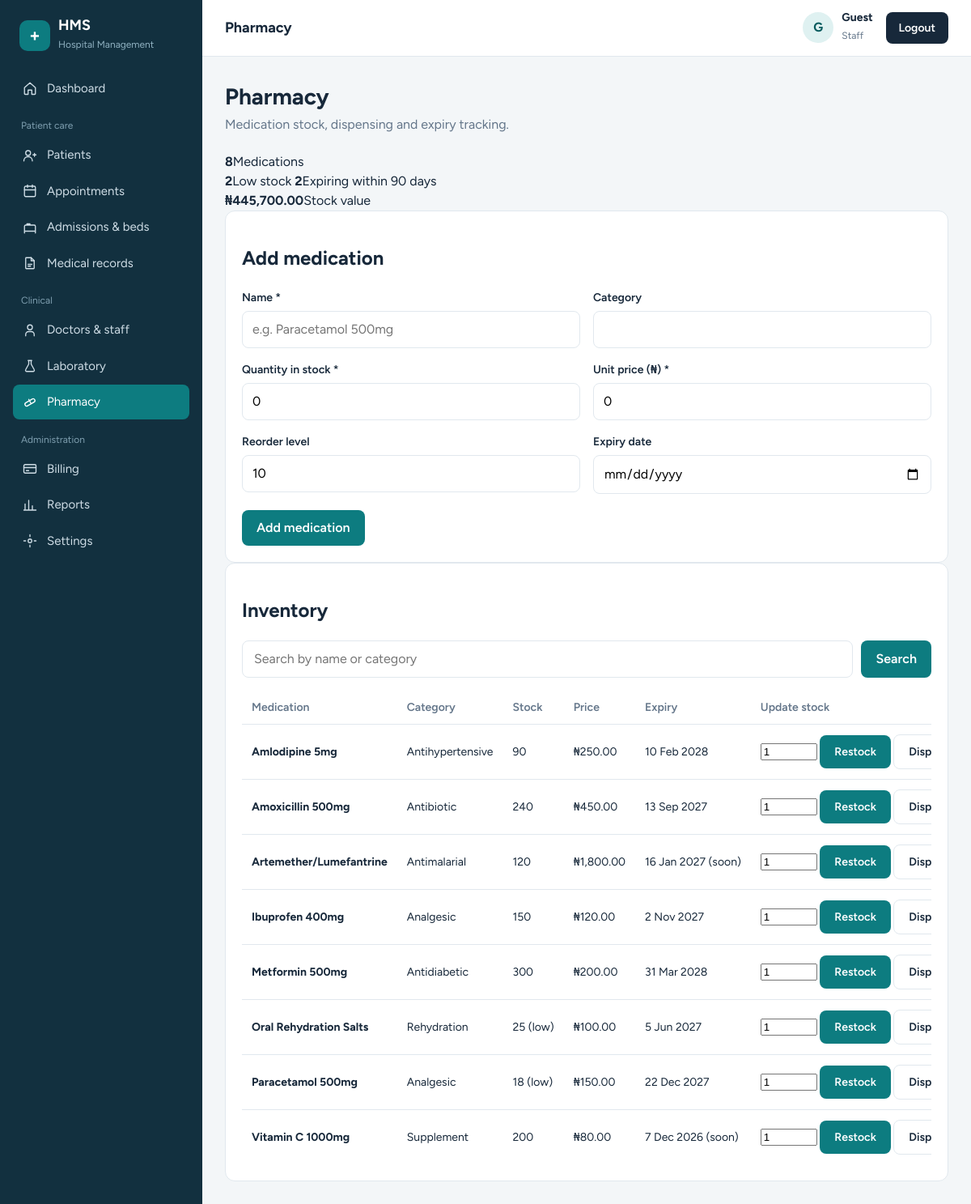
The page /pharmacy.php on the database its author committed.
### tables this page shows
CREATE TABLE IF NOT EXISTS medications (
    id INT AUTO_INCREMENT PRIMARY KEY,
    name VARCHAR(120) NOT NULL,
    category VARCHAR(60) DEFAULT NULL,
    stock INT NOT NULL DEFAULT 0,
    unit_price DECIMAL(10,2) NOT NULL DEFAULT 0,
    reorder_level INT NOT NULL DEFAULT 10,
    expiry_date DATE DEFAULT NULL
);

### partials/helpers.php (called while the page is built, shortened)
<?php
function e($v) {
    return htmlspecialchars((string)$v, ENT_QUOTES, 'UTF-8');
}
function money($n) {
    return '₦' . number_format((float)$n, 2);
}
function db_rows($conn, $sql) {
    try {
        $res = @$conn->query($sql);
        if ($res instanceof mysqli_result) {
            return $res->fetch_all(MYSQLI_ASSOC);
        }
    } catch (Throwable $t) {}
    return [];
}
function db_value($conn, $sql, $default = 0) {
    $rows = db_rows($conn, $sql);
    if ($rows) {
        $v = array_values($rows[0])[0];
        return $v === null ? $default : $v;
    }
    return $default;
}

### pharmacy.php (the view, shortened to what this page needs)
<?php
require_once __DIR__ . '/connect.php';
require_once __DIR__ . '/partials/helpers.php';
$search = trim($_GET['q'] ?? '');
$like = '%' . $search . '%';
$extra = '';
$page    = max(1, (int)($_GET['page'] ?? 1));
$perPage = 12;
$offset  = ($page - 1) * $perPage;
$stmt = $conn->prepare(
    "SELECT id, name, category, stock, unit_price, reorder_level, expiry_date
     FROM medications WHERE (name LIKE ? OR category LIKE ?) $extra
     ORDER BY name ASC LIMIT ? OFFSET ?"
);
$stmt->bind_param("ssii", $like, $like, $perPage, $offset);
$stmt->execute();
$meds = $stmt->get_result()->fetch_all(MYSQLI_ASSOC);
$totalItems = (int)db_value($conn, "SELECT COUNT(*) FROM medications");
$lowCount   = (int)db_value($conn, "SELECT COUNT(*) FROM medications WHERE stock <= reorder_level");
$expCount   = (int)db_value($conn, "SELECT COUNT(*) FROM medications WHERE expiry_date IS NOT NULL AND expiry_date <= DATE_ADD(CURDATE(), INTERVAL 90 DAY)");
$stockValue = (float)db_value($conn, "SELECT SUM(stock * unit_price) FROM medications");
include __DIR__ . '/partials/header.php';
?>
<div class="page-head">
    <div>
        <h1>Pharmacy</h1>
        <p>Medication stock, dispensing and expiry tracking.</p>
    </div>
</div>
<div class="cards">
    <div class="card-stat"><b><?php echo $totalItems; ?></b><span>Medications</span></div>
    <a href="pharmacy.php?filter=low" class="card-stat <?php echo $lowCount ? 'warn' : ''; ?>"><b><?php echo $lowCount; ?></b><span>Low stock</span></a>
    <a href="pharmacy.php?filter=expiring" class="card-stat <?php echo $expCount ? 'bad' : ''; ?>"><b><?php echo $expCount; ?></b><span>Expiring within 90 days</span></a>
    <div class="card-stat"><b><?php echo money($stockValue); ?></b><span>Stock value</span></div>
</div>
<div class="stack">
<div class="panel">
    <h2>Add medication</h2>
    <form method="post">
        <div class="form-grid">
            <div class="field">
                <label for="name">Name *</label>
                <input type="text" id="name" name="name" placeholder="e.g. Paracetamol 500mg" required>
            </div>
            <div class="field">
                <label for="category">Category</label>
                <input type="text" id="category" name="category" list="cats">
            </div>
            <div class="field">
                <label for="stock">Quantity in stock *</label>
                <input type="number" id="stock" name="stock" min="0" value="0" required>
            </div>
            <div class="field">
                <label for="unit_price">Unit price (₦) *</label>
                <input type="number" id="unit_price" name="unit_price" min="0" step="0.01" value="0" required>
            </div>
            <div class="field">
                <label for="reorder_level">Reorder level</label>
                <input type="number" id="reorder_level" name="reorder_level" min="0" value="10">
            </div>
            <div class="field">
                <label for="expiry_date">Expiry date</label>
                <input type="date" id="expiry_date" name="expiry_date">
            </div>
        </div>
        <div class="form-actions"><button class="btn" type="submit">Add medication</button></div>
    </form>
</div>
<div class="panel">
    <h2>Inventory</h2>
    <form method="get" class="toolbar">
        <input type="search" name="q" placeholder="Search by name or category" value="<?php echo e($search); ?>">
        <button class="btn" type="submit">Search</button>
    </form>
    <div class="table-wrap">
        <table>
            <thead><tr><th>Medication</th><th>Category</th><th>Stock</th><th>Price</th><th>Expiry</th><th>Update stock</th><th></th></tr></thead>
            <tbody>
            <?php if (empty($meds)): ?>
                <tr><td colspan="7" class="empty">No medications found.</td></tr>
            <?php else: foreach ($meds as $m):
                $low = $m['stock'] <= $m['reorder_level'];
                $expTs = $m['expiry_date'] ? strtotime($m['expiry_date']) : null;
                $expired = $expTs !== null && $expTs < strtotime(date('Y-m-d'));
                $soon = $expTs !== null && !$expired && $expTs <= strtotime('+90 days'); ?>
                <tr>
                    <td><b><?php echo e($m['name']); ?></b></td>
                    <td><?php echo e($m['category'] ?: '-'); ?></td>
                    <td class="<?php echo $low ? 'text-bad' : ''; ?>">
                        <?php echo (int)$m['stock']; ?><?php echo $low ? ' (low)' : ''; ?>
                    </td>
                    <td><?php echo money($m['unit_price']); ?></td>
                    <td class="<?php echo $expired ? 'text-bad' : ($soon ? 'text-warn' : ''); ?>">
                        <?php echo $expTs ? date('j M Y', $expTs) : '-'; ?><?php echo $expired ? ' (expired)' : ($soon ? ' (soon)' : ''); ?>
                    </td>
                    <td>
                        <form method="post" class="row-form">
                            <input type="number" name="qty" min="1" value="1" style="width:70px">
                            <button class="btn btn-sm" type="submit" name="action" value="restock">Restock</button>
                            <button class="btn btn-ghost btn-sm" type="submit" name="action" value="dispense">Dispense</button>
                        </form>
                    </td>
                </tr>
            <?php endforeach; endif; ?>
            </tbody>
        </table>
    </div>
</div>
</div>
<?php include __DIR__ . '/partials/footer.php'; ?>

### partials/header.php (style rules this page uses)
:root { --ink:#17283a; --muted:#64768a; --line:#e1e8ee; --bg:#f3f6f8; --card:#fff; --brand:#0d7c80; --brand-dark:#095b5e; --brand-soft:#dff1f1; --side:#12303f; --danger:#c0392b; --ok:#1f8a54; }
* { box-sizing:border-box; }
body { margin:0; font-family:'Figtree','Segoe UI',Arial,sans-serif; background:var(--bg); color:var(--ink); line-height:1.5; }
a { color:inherit; text-decoration:none; }
.page-head { display:flex; justify-content:space-between; align-items:flex-end; flex-wrap:wrap; gap:12px; margin-bottom:22px; }
.page-head h1 { margin:0; font-size:28px; }
.page-head p { margin:2px 0 0; color:var(--muted); }
.panel { background:var(--card); border:1px solid var(--line); border-radius:12px; padding:20px; }
.btn { display:inline-block; background:var(--brand); color:#fff; border:0; padding:10px 18px; border-radius:8px; font:inherit; font-weight:600; cursor:pointer; }
.btn-ghost { background:#fff; color:var(--ink); border:1px solid var(--line); }
.toolbar { display:flex; gap:10px; flex-wrap:wrap; margin-bottom:16px; }
.toolbar input[type=search] { flex:1; min-width:220px; padding:10px 14px; border:1px solid var(--line); border-radius:8px; font:inherit; }
.table-wrap { overflow-x:auto; }
table { width:100%; border-collapse:collapse; font-size:14px; }
th { text-align:left; color:var(--muted); font-weight:600; padding:10px 12px; border-bottom:1px solid var(--line); white-space:nowrap; }
td { padding:12px; border-bottom:1px solid var(--line); white-space:nowrap; }
tr:last-child td { border-bottom:0; }
.form-grid { display:grid; grid-template-columns:1fr 1fr; gap:16px; }
.field { display:flex; flex-direction:column; gap:6px; }
.field label { font-size:14px; font-weight:600; }
.field input, .field select, .field textarea { padding:10px 12px; border:1px solid var(--line); border-radius:8px; font:inherit; background:#fff; }
.form-actions { display:flex; gap:10px; margin-top:20px; }

### rows shown on the page
medications: name "Amlodipine 5mg", category "Antihypertensive", stock "90", unit_price "₦250.00", expiry_date "10 Feb 2028"
medications: name "Amoxicillin 500mg", category "Antibiotic", stock "240", unit_price "₦450.00", expiry_date "13 Sep 2027"
medications: name "Artemether/Lumefantrine", category "Antimalarial", stock "120", unit_price "₦1,800.00", expiry_date "16 Jan 2027", shows "(soon)"
medications: name "Ibuprofen 400mg", category "Analgesic", stock "150", unit_price "₦120.00", expiry_date "2 Nov 2027"
medications: name "Metformin 500mg", category "Antidiabetic", stock "300", unit_price "₦200.00", expiry_date "31 Mar 2028"
medications: name "Oral Rehydration Salts", category "Rehydration", stock "25", reorder_level "(low)", unit_price "₦100.00", expiry_date "5 Jun 2027"
medications: name "Paracetamol 500mg", category "Analgesic", stock "18", reorder_level "(low)", unit_price "₦150.00", expiry_date "22 Dec 2027"
medications: name "Vitamin C 1000mg", category "Supplement", stock "200", unit_price "₦80.00", expiry_date "7 Dec 2026", shows "(soon)"

### other values the page prints
$label "Dashboard Patients Appointments Admissions & beds Medical records Doctors & staff Laboratory Pharmacy Billing Reports Settings"
$pageTitle "Pharmacy"
substr($name, 0, 1) "G"
$name "Guest"
$role "Staff"
$totalItems "8"
$lowCount "2"
$expCount "2"
money($stockValue) "₦445,700.00"
